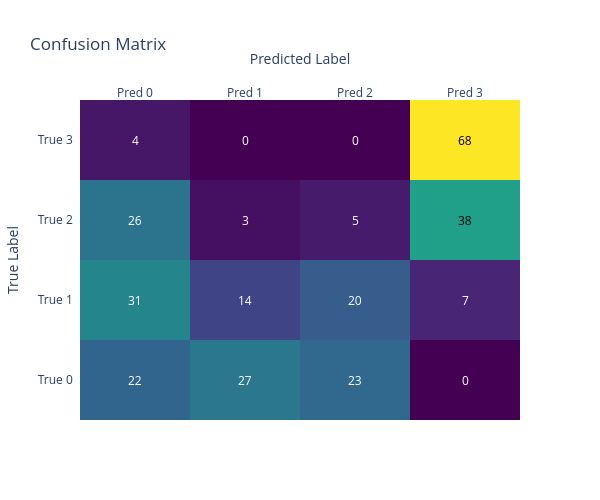

The notebook cell saved with this chart:
### Markdown cell above
### Confusion matrix

### Code cell
import plotly.figure_factory as ff
from sklearn.metrics import confusion_matrix

# Calculate the confusion matrix
cm = confusion_matrix(qs, [((l+2)%4)+1 for l in labels])
print(qs)
print([((l+2)%4) for l in labels])
# Normalize the confusion matrix by the true labels
cm_normalized = cm.astype('float') / cm.sum(axis=1)[:, np.newaxis]

# Create the annotated heatmap
fig = ff.create_annotated_heatmap(
    z=cm_normalized,
    x=[f'Pred {i}' for i in range(cm.shape[1])],  # Column labels
    y=[f'True {i}' for i in range(cm.shape[0])],  # Row labels
    annotation_text=cm.astype(str),  # Annotate with actual values
    colorscale='Viridis'
)

# Update layout for better readability
fig.update_layout(
    title='Confusion Matrix',
    xaxis_title='Predicted Label',
    yaxis_title='True Label',
    height=500,
    width=600
)

fig.show()

### Figure 1 — Plotly figure (JSON) as saved in the notebook; plotly's stock layout.template omitted (floating-point values rounded to 4 significant figures)
{"data": [{"colorscale": [[0, "#440154"], [0.1111, "#482878"], [0.2222, "#3e4989"], [0.3333, "#31688e"], [0.4444, "#26828e"], [0.5556, "#1f9e89"], [0.6667, "#35b779"], [0.7778, "#6ece58"], [0.8889, "#b5de2b"], [1, "#fde725"]], "reversescale": false, "showscale": false, "type": "heatmap", "x": ["Pred 0", "Pred 1", "Pred 2", "Pred 3"], "y": ["True 0", "True 1", "True 2", "True 3"], "z": [[0.3056, 0.375, 0.3194, 0], [0.4306, 0.1944, 0.2778, 0.09722], [0.3611, 0.04167, 0.06944, 0.5278], [0.05556, 0, 0, 0.9444]]}], "layout": {"annotations": [{"font": {"color": "#FFFFFF"}, "showarrow": false, "text": "22", "x": "Pred 0", "xref": "x", "y": "True 0", "yref": "y"}, {"font": {"color": "#FFFFFF"}, "showarrow": false, "text": "27", "x": "Pred 1", "xref": "x", "y": "True 0", "yref": "y"}, {"font": {"color": "#FFFFFF"}, "showarrow": false, "text": "23", "x": "Pred 2", "xref": "x", "y": "True 0", "yref": "y"}, {"font": {"color": "#FFFFFF"}, "showarrow": false, "text": "0", "x": "Pred 3", "xref": "x", "y": "True 0", "yref": "y"}, {"font": {"color": "#FFFFFF"}, "showarrow": false, "text": "31", "x": "Pred 0", "xref": "x", "y": "True 1", "yref": "y"}, {"font": {"color": "#FFFFFF"}, "showarrow": false, "text": "14", "x": "Pred 1", "xref": "x", "y": "True 1", "yref": "y"}, {"font": {"color": "#FFFFFF"}, "showarrow": false, "text": "20", "x": "Pred 2", "xref": "x", "y": "True 1", "yref": "y"}, {"font": {"color": "#FFFFFF"}, "showarrow": false, "text": "7", "x": "Pred 3", "xref": "x", "y": "True 1", "yref": "y"}, {"font": {"color": "#FFFFFF"}, "showarrow": false, "text": "26", "x": "Pred 0", "xref": "x", "y": "True 2", "yref": "y"}, {"font": {"color": "#FFFFFF"}, "showarrow": false, "text": "3", "x": "Pred 1", "xref": "x", "y": "True 2", "yref": "y"}, {"font": {"color": "#FFFFFF"}, "showarrow": false, "text": "5", "x": "Pred 2", "xref": "x", "y": "True 2", "yref": "y"}, {"font": {"color": "#000000"}, "showarrow": false, "text": "38", "x": "Pred 3", "xref": "x", "y": "True 2", "yref": "y"}, {"font": {"color": "#FFFFFF"}, "showarrow": false, "text": "4", "x": "Pred 0", "xref": "x", "y": "True 3", "yref": "y"}, {"font": {"color": "#FFFFFF"}, "showarrow": false, "text": "0", "x": "Pred 1", "xref": "x", "y": "True 3", "yref": "y"}, {"font": {"color": "#FFFFFF"}, "showarrow": false, "text": "0", "x": "Pred 2", "xref": "x", "y": "True 3", "yref": "y"}, {"font": {"color": "#000000"}, "showarrow": false, "text": "68", "x": "Pred 3", "xref": "x", "y": "True 3", "yref": "y"}], "height": 500, "title": {"text": "Confusion Matrix"}, "width": 600, "xaxis": {"autorange": true, "dtick": 1, "gridcolor": "rgb(0, 0, 0)", "range": [-0.5, 3.5], "side": "top", "ticks": "", "title": {"text": "Predicted Label"}, "type": "category"}, "yaxis": {"autorange": true, "dtick": 1, "range": [-0.5, 3.5], "ticks": "", "ticksuffix": "  ", "title": {"text": "True Label"}, "type": "category"}}}
